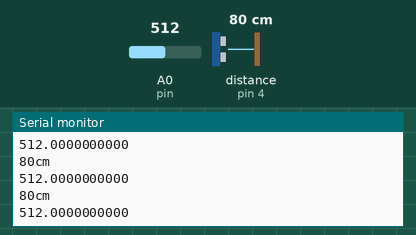
Recording of a sketch running on a simulated Arduino Uno, built with avr-gcc and run on an emulated ATmega328P. Shown: the last lines printed to the serial monitor. Wiring (inferred from the names in the program): ultrasonic range finder: trigger pin 5; echo pin 4. Inputs (shaded band) come from the test bench; at power-on: distance to the obstacle (sensor on pin 4) 80 cm, A0 (pin) = 512. The echo pulse lasts 58.3 µs per cm.

Above: at 1.2 s.
1.3 s: distance to the obstacle (sensor on pin 4) set to 2 cm
At 1.66 s:
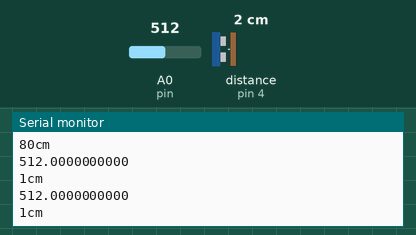
2.8 s: A0 (pin) set to 716
At 2.97 s:
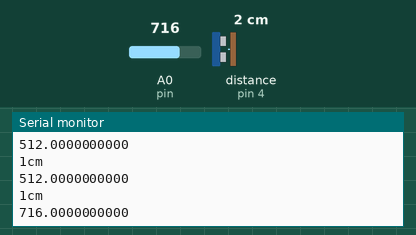
4.3 s: distance to the obstacle (sensor on pin 4) set to 4 cm
At 4.39 s:
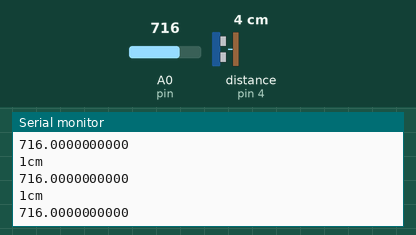
5.8 s: A0 (pin) set to 900
At 5.8 s:
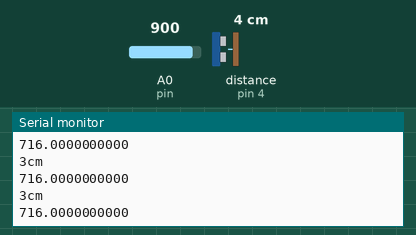
Timing chart, 0 to 8.3 s (numbered marks = the images above; inputs shaded):
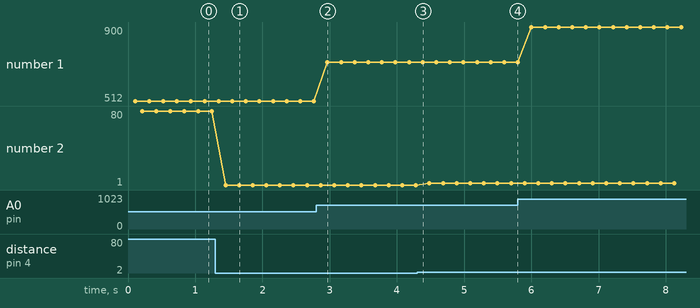

Measured:
- after the input at 1.3 s, the serial monitor: prints a new line after 0.15 s (image 1)
- after the input at 2.8 s, the serial monitor: prints a new line after 0.17 s (image 2)
- plotted number 1: 512 → 716 after the input at 2.8 s, 716 → 900 after the input at 5.8 s
- plotted number 2: 80 → 1 after the input at 1.3 s, 1 → 3 after the input at 4.3 s

The sketch:

audio_test.ino
```cpp
const int pin = A0;
const int LeftIn1 = 9;
const int LeftIn2 = 8;
const int RightIn1 = 7;
const int RightIn2 = 6;
const int trig = 5;
const int echo = 4;

void setup()
{
  pinMode(trig, OUTPUT);
  pinMode(echo, INPUT);

  Serial.begin(9600);


//want to get 5 readings with delay of 100 milliseconds inbetween them and then average them to get the threshold
 threshold();
}
void loop()
{
 float val;
 float threshold;
 val = analogRead(pin);
 long duration, cm;

//first if statement to turn on ultrasonic sensor if detects noise of over 10 (may need to ajust later on)
   if (val > 10 + threshold)
  {
  digitalWrite(trig, LOW);
  delayMicroseconds(2);
  digitalWrite(trig, HIGH);
  delayMicroseconds(5);
  digitalWrite(trig, LOW);

  duration = pulseIn(echo, HIGH);

  // convert the time into a distance
  cm = microsecondsToCentimetres(duration);

  Serial.print(cm);
  Serial.print("cm");
  Serial.println();
  delay(100);
   }
   else
   {
    digitalWrite(echo, LOW);
    digitalWrite(trig, LOW);
   }

// second if statement to turn on wheels if detects something 50 cm infront of it
  if (cm <= 50){
   digitalWrite(LeftIn1, LOW);
   digitalWrite(LeftIn2, HIGH);
   digitalWrite(RightIn1, LOW);
   digitalWrite(RightIn2, HIGH);
  }else{
    digitalWrite(LeftIn1, LOW);
    digitalWrite(LeftIn2, LOW);
    digitalWrite(RightIn1, LOW);
    digitalWrite(RightIn2, LOW);
  }

      Serial.println(val,DEC);//print the sound value to serial
      delay(100);
}

long microsecondsToCentimetres(long microseconds)
{
  return microseconds / 29 / 2;
}


void threshold(){
  int read1 = analogRead(pin);
  delayMicroseconds(100);
  int read2 = analogRead(pin);
  delayMicroseconds(100);
  int read3 = analogRead(pin);
  delayMicroseconds(100);
  int read4 = analogRead(pin);
  delayMicroseconds(100);
  int read5 = analogRead(pin);
  delayMicroseconds(100);
  //averaging
  float threshold = ((read1 + read2 + read3 + read4 + read5)/5);
  Serial.print("threshold ");
  Serial.print(threshold);

  return threshold;
}
```
